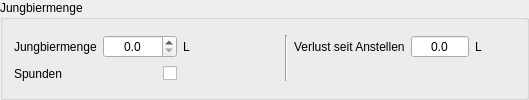
         <widget class="QGroupBox" name="groupBox_8">
          <property name="title">
           <string>Jungbiermenge</string>
          </property>
          <layout class="QGridLayout" name="gridLayout_16">
           <property name="verticalSpacing">
            <number>4</number>
           </property>
           <item row="0" column="5">
            <widget class="QLabel" name="label_2">
             <property name="text">
              <string>Verlust seit Anstellen</string>
             </property>
            </widget>
           </item>
           <item row="3" column="0">
            <spacer name="horizontalSpacer_7">
             <property name="orientation">
              <enum>Qt::Orientation::Horizontal</enum>
             </property>
             <property name="sizeHint" stdset="0">
              <size>
               <width>40</width>
               <height>0</height>
              </size>
             </property>
            </spacer>
           </item>
           <item row="0" column="2">
            <widget class="QLabel" name="label_82">
             <property name="minimumSize">
              <size>
               <width>40</width>
               <height>0</height>
              </size>
             </property>
             <property name="text">
              <string notr="true">L</string>
             </property>
            </widget>
           </item>
           <item row="1" column="0">
            <widget class="QLabel" name="label_171">
             <property name="text">
              <string>Spunden</string>
             </property>
            </widget>
           </item>
           <item row="1" column="1">
            <widget class="CheckBox" name="cbSpunden">
             <property name="toolTip">
              <string>&lt;html&gt;&lt;head/&gt;&lt;body&gt;&lt;p&gt;Wird das Feld &lt;span style=&quot; font-weight:600;&quot;&gt;Spunden&lt;/span&gt; angehakt, berechnet der Kleinen Brauhelfer keine Zucker- oder Speisegabe und blendet die entsprechenden Felder aus.&lt;/p&gt;&lt;p&gt;Unter Spunden wird die Karbonisierung mit CO₂ auf Gebinde wie Fässer oder Kegs verstanden.&lt;/p&gt;&lt;p&gt;Durch das auf den gewünschten Druck einstellbare Spundungsventil ist keine exkate Berechnung von Zucker oder Speise nötig. Oft wird gespundetes Bier mit einer Gasflasche zusätzlich zwangskarbonisiert.&lt;/p&gt;&lt;/body&gt;&lt;/html&gt;</string>
             </property>
             <property name="layoutDirection">
              <enum>Qt::LayoutDirection::RightToLeft</enum>
             </property>
            </widget>
           </item>
           <item row="0" column="0">
            <widget class="QLabel" name="label_81">
             <property name="text">
              <string>Jungbiermenge</string>
             </property>
            </widget>
           </item>
           <item row="0" column="7">
            <widget class="QLabel" name="label_85">
             <property name="minimumSize">
              <size>
               <width>40</width>
               <height>0</height>
              </size>
             </property>
             <property name="text">
              <string notr="true">L</string>
             </property>
            </widget>
           </item>
           <item row="3" column="5">
            <spacer name="horizontalSpacer_9">
             <property name="orientation">
              <enum>Qt::Orientation::Horizontal</enum>
             </property>
             <property name="sizeHint" stdset="0">
              <size>
               <width>40</width>
               <height>0</height>
              </size>
             </property>
            </spacer>
           </item>
           <item row="0" column="1">
            <widget class="DoubleSpinBoxSud" name="tbJungbiermengeAbfuellen">
             <property name="toolTip">
              <string>&lt;html&gt;&lt;head/&gt;&lt;body&gt;&lt;p&gt;Die &lt;span style=&quot; font-weight:600;&quot;&gt;Jungbiermenge&lt;/span&gt; bezeichnet die Menge an Bier nach dem Abfüllen und dem Abtrennen der Hefe und anderer Zutaten während des Gärverlaufs.&lt;/p&gt;&lt;p&gt;Die Jungbiermenge ist zudem ein Indikator für die Sudhausarbeit und die korrekte Umsetzung und Berechnung aller Schritte im Brauprozess.&lt;/p&gt;&lt;/body&gt;&lt;/html&gt;</string>
             </property>
             <property name="alignment">
              <set>Qt::AlignmentFlag::AlignCenter</set>
             </property>
             <property name="showGroupSeparator" stdset="0">
              <bool>true</bool>
             </property>
             <property name="decimals">
              <number>1</number>
             </property>
             <property name="minimum">
              <double>0.000000000000000</double>
             </property>
             <property name="maximum">
              <double>99999.000000000000000</double>
             </property>
             <property name="singleStep">
              <double>0.100000000000000</double>
             </property>
            </widget>
           </item>
           <item row="0" column="3">
            <widget class="QLabel" name="label_79">
             <property name="minimumSize">
              <size>
               <width>50</width>
               <height>0</height>
              </size>
             </property>
             <property name="maximumSize">
              <size>
               <width>50</width>
               <height>16777215</height>
              </size>
             </property>
            </widget>
           </item>
           <item row="0" column="6">
            <widget class="DoubleSpinBox" name="tbJungbierVerlust">
             <property name="toolTip">
              <string>&lt;html&gt;&lt;head/&gt;&lt;body&gt;&lt;p&gt;Hier berechnet der Kleine Brauhelfer den &lt;span style=&quot; font-weight:600;&quot;&gt;Bierverlust&lt;/span&gt; aufgrund von Ab- oder Umfüllen auf das Reife- oder Gärgefäß oder die Flasche.&lt;/p&gt;&lt;p&gt;Der Wert ist durch Hefe oder Hopfen oder Zusätze in der Nachgärung beeinflusst sowie durch Zutaten, die Flüssigkeit binden, aber auch durch die entnommene Speisemenge.&lt;/p&gt;&lt;/body&gt;&lt;/html&gt;</string>
             </property>
             <property name="alignment">
              <set>Qt::AlignmentFlag::AlignCenter</set>
             </property>
             <property name="readOnly">
              <bool>true</bool>
             </property>
             <property name="buttonSymbols">
              <enum>QAbstractSpinBox::ButtonSymbols::NoButtons</enum>
             </property>
             <property name="showGroupSeparator" stdset="0">
              <bool>true</bool>
             </property>
             <property name="decimals">
              <number>1</number>
             </property>
             <property name="minimum">
              <double>-9999.000000000000000</double>
             </property>
             <property name="maximum">
              <double>99999.000000000000000</double>
             </property>
             <property name="singleStep">
              <double>0.100000000000000</double>
             </property>
            </widget>
           </item>
           <item row="0" column="4" rowspan="2">
            <widget class="Line" name="line_10">
             <property name="orientation">
              <enum>Qt::Orientation::Vertical</enum>
             </property>
            </widget>
           </item>
          </layout>
         </widget>
